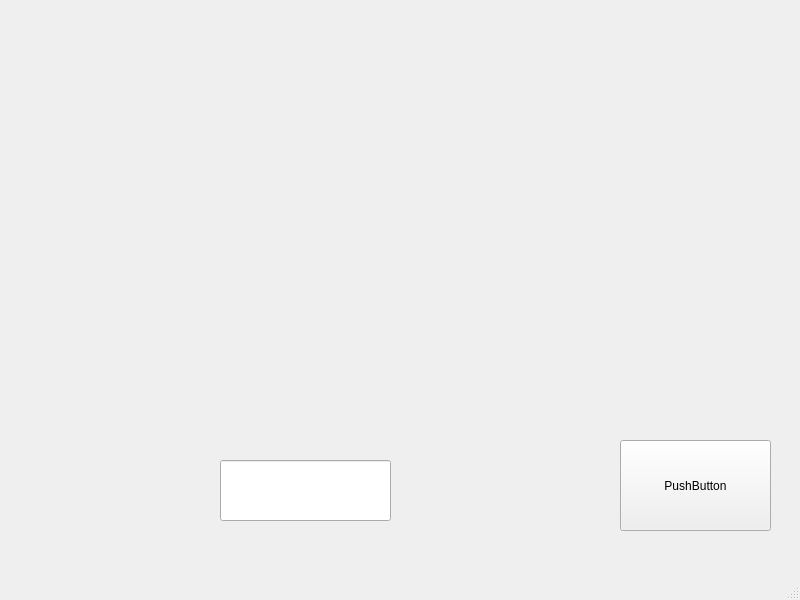
<?xml version="1.0" encoding="UTF-8"?>
<ui version="4.0">
 <class>MainWindow</class>
 <widget class="QMainWindow" name="MainWindow">
  <property name="geometry">
   <rect>
    <x>0</x>
    <y>0</y>
    <width>800</width>
    <height>600</height>
   </rect>
  </property>
  <property name="windowTitle">
   <string>MainWindow</string>
  </property>
  <widget class="QWidget" name="centralwidget">
   <widget class="QPushButton" name="pushButton">
    <property name="geometry">
     <rect>
      <x>620</x>
      <y>440</y>
      <width>151</width>
      <height>91</height>
     </rect>
    </property>
    <property name="text">
     <string>PushButton</string>
    </property>
   </widget>
   <widget class="QLineEdit" name="lineEdit">
    <property name="geometry">
     <rect>
      <x>220</x>
      <y>460</y>
      <width>171</width>
      <height>61</height>
     </rect>
    </property>
   </widget>
   <widget class="QWidget" name="gridLayoutWidget">
    <property name="geometry">
     <rect>
      <x>110</x>
      <y>30</y>
      <width>561</width>
      <height>331</height>
     </rect>
    </property>
    <layout class="QGridLayout" name="gridLayout"/>
   </widget>
  </widget>
  <widget class="QMenuBar" name="menubar">
   <property name="geometry">
    <rect>
     <x>0</x>
     <y>0</y>
     <width>800</width>
     <height>26</height>
    </rect>
   </property>
  </widget>
  <widget class="QStatusBar" name="statusbar"/>
 </widget>
 <resources/>
 <connections/>
</ui>
